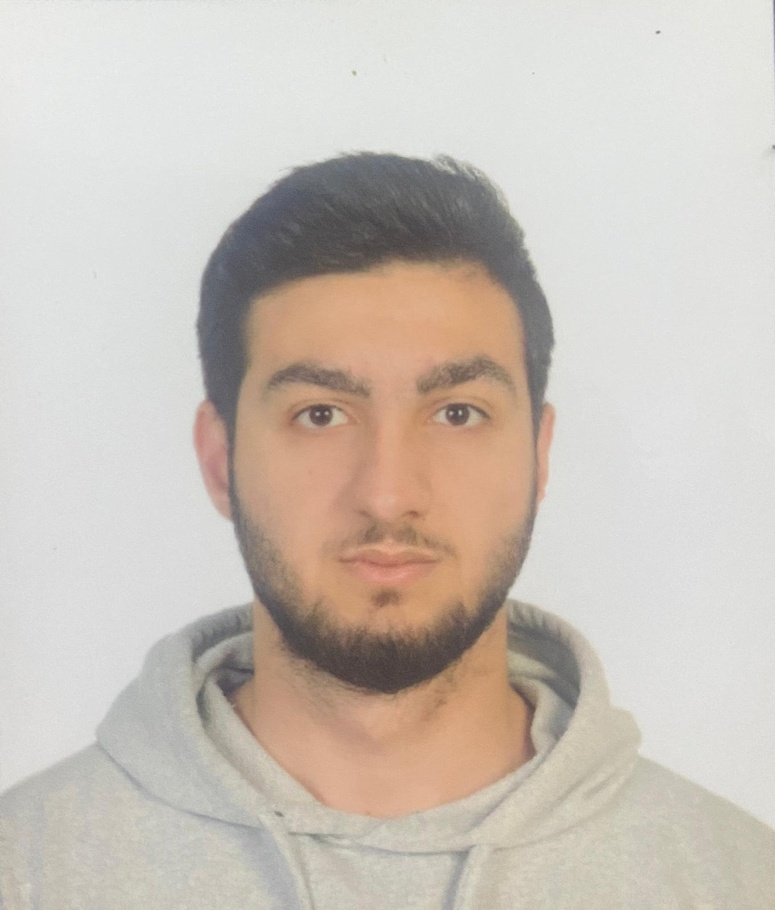
#> input picture Deep_Learning/OpenCV/metehan.jpg, 775 x 910 px, shrunk from 1362 x 1600 before the run, given in place of the camera
$ jupyter execute --allow-errors opencv_basic_3.ipynb
#> lines starting #> are read from the running program, lines starting #| are printed output that depends on the picture
#> further down, frame is the input picture: shape (910, 775, 3); mean B, G, R 185, 193.8, 202.8
#> `gray = cv2.cvtColor(frame, cv2.COLOR_BGR2GRAY)`:
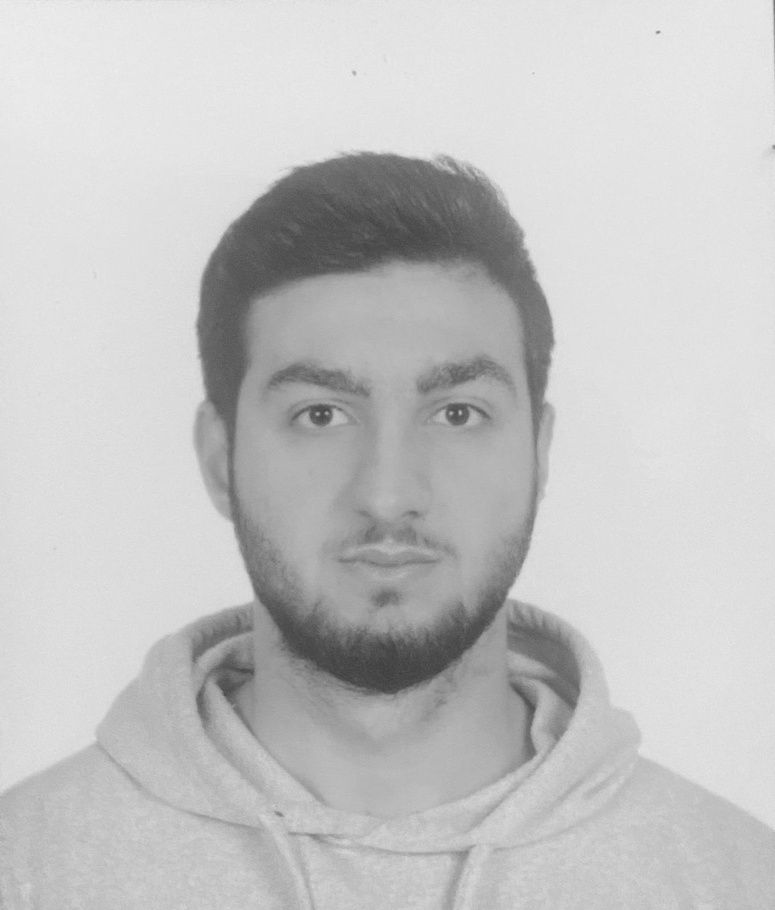
#> gray: shape (910, 775); min 61, max 238, mean 195.5
#> `faces = face_cascade.detectMultiScale(gray, scaleFactor=1.1, minNeighb..`: faces = [[207, 271, 360, 360]]
[cell 1]
import cv2
from deepface import DeepFace

# Yüz algılayıcıyı yükle
face_cascade = cv2.CascadeClassifier(cv2.data.haarcascades + 'haarcascade_frontalface_default.xml')

# Kameradan görüntü al
cap = cv2.VideoCapture(0)

#> (the rest of this cell did not finish here and is left out)
